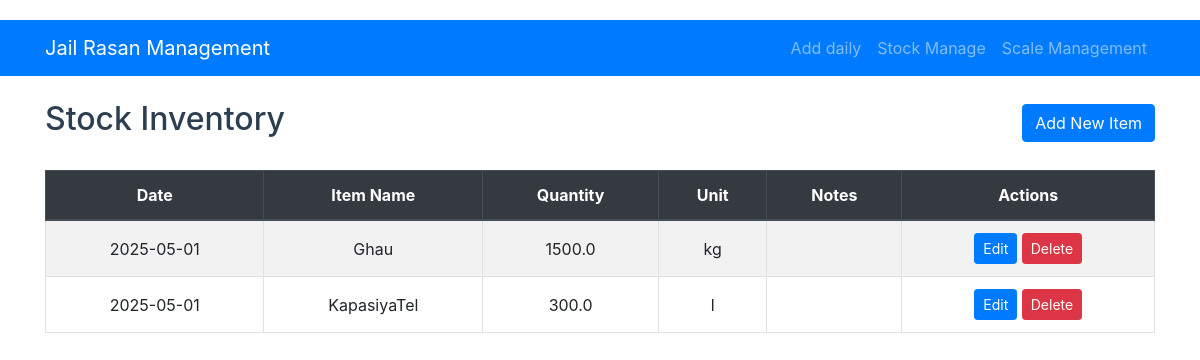
The app's page /stock with its own data.
### models.py (models this page shows, shortened)
class StockItem(db.Model):
    id = db.Column(db.Integer, primary_key=True)
    date = db.Column(db.Date, nullable=False)
    item_name = db.Column(db.String(100), nullable=False)
    quantity = db.Column(db.Float, nullable=False)
    unit = db.Column(db.String(20), nullable=False)  # kg, ml, packets, etc.
    notes = db.Column(db.Text)

### app.py (the view)
@app.route('/stock')
def stock_list():
    items = StockItem.query.order_by(StockItem.date.desc()).all()
    return render_template('stock/stock_list.html', items=items)

### templates/stock/stock_list.html
{% extends "base.html" %}
{% block content %}
    <div class="d-flex justify-content-between align-items-center mb-4">
        <h2>Stock Inventory</h2>
        <a href="{{ url_for('add_stock') }}" class="btn btn-primary">Add New Item</a>
    </div>
    <div class="table-responsive">
        <table class="table table-striped table-bordered">
            <thead class="thead-dark">
                <tr>
                    <th>Date</th>
                    <th>Item Name</th>
                    <th>Quantity</th>
                    <th>Unit</th>
                    <th>Notes</th>
                    <th>Actions</th>
                </tr>
            </thead>
            <tbody>
                {% for item in items %}
                <tr>
                    <td>{{ item.date.strftime('%Y-%m-%d') }}</td>
                    <td>{{ item.item_name }}</td>
                    <td>{{ item.quantity }}</td>
                    <td>{{ item.unit }}</td>
                    <td>{{ item.notes or '' }}</td>
                    <td>
                        <a href="{{ url_for('edit_stock', id=item.id) }}" class="btn btn-sm btn-primary">Edit</a>
                        <a href="{{ url_for('delete_stock', id=item.id) }}" class="btn btn-sm btn-danger" onclick="return confirm('Are you sure?')">Delete</a>
                    </td>
                </tr>
                {% else %}
                <tr>
                    <td colspan="6" class="text-center">No stock items found</td>
                </tr>
                {% endfor %}
            </tbody>
        </table>
    </div>
{% endblock %}

### static/style.css (style rules this page uses)
body { padding-top: 20px; padding-bottom: 20px; }
.table th, .table td { vertical-align: middle; text-align: center; }
h2, h4 { color: #2c3e50; }

### records on screen
StockItem: date "2025-05-01", item_name "Ghau", quantity "1500.0", unit "kg"
StockItem: date "2025-05-01", item_name "KapasiyaTel", quantity "300.0", unit "l"
